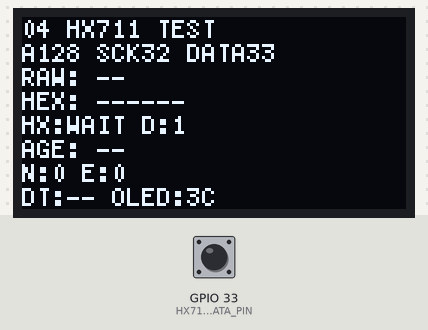
Simulated run of this sketch. Board: ESP32. Shown: 128×64 one-colour display. Inputs (shaded band) come from the test bench; at power-on: GPIO 33 (HX711_DATA_PIN) HIGH. What the sketch prints to the serial monitor is not drawn.

Above: at 0.1 s.
1.7 s: GPIO 33 (HX711_DATA_PIN) pulled LOW for 1 s
At 3.6 s:
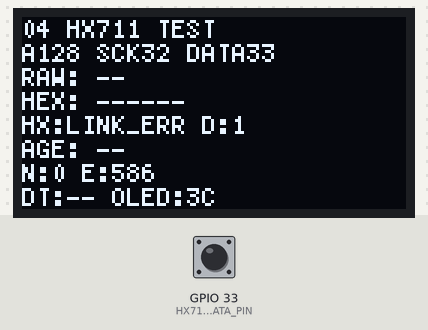
4.2 s: GPIO 33 (HX711_DATA_PIN) pulled LOW for 0.15 s
At 4.65 s:
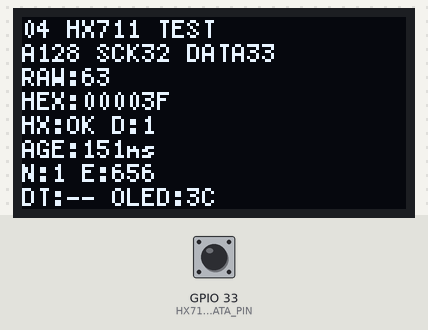
4.9 s: GPIO 33 (HX711_DATA_PIN) pulled LOW for 0.15 s
At 5.15 s:
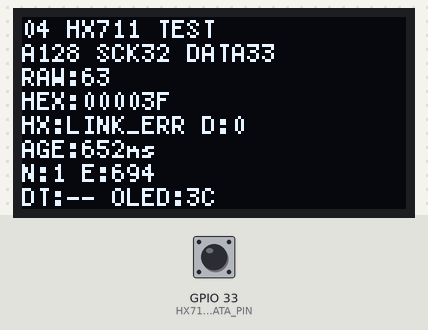
5.6 s: GPIO 33 (HX711_DATA_PIN) pulled LOW for 1 s
At 6.15 s:
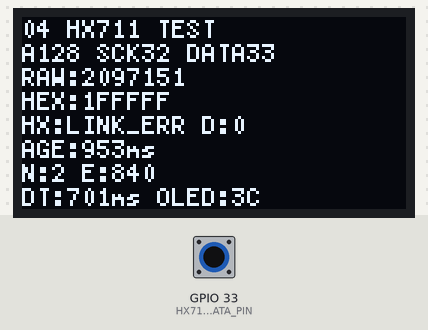
7.2 s: GPIO 33 (HX711_DATA_PIN) pulled LOW for 0.15 s
At 7.66 s:
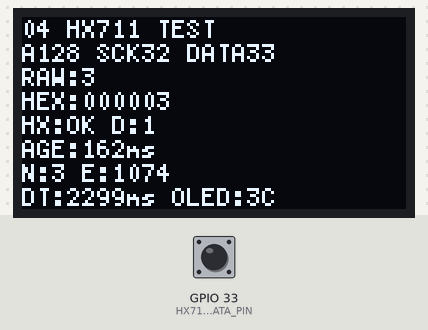
7.9 s: GPIO 33 (HX711_DATA_PIN) pulled LOW for 3.2 s
At 8.16 s:
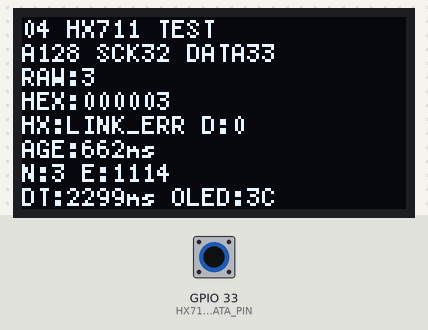
Timing chart, 0 to 10.9 s (numbered marks = the images above; inputs shaded):
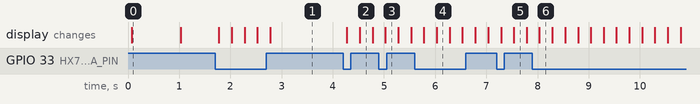

Measured:
- after the input at 1.7 s, the display: first changes after 0.08 s (image 1 shows a later state)
- after the input at 4.2 s, the display: first changes after 0.08 s (image 2 shows a later state)
- after the input at 4.9 s, the display: changes after 0.13 s (image 3)
- after the input at 5.6 s, the display: first changes after 0.18 s (image 4 shows a later state)
- after the input at 7.9 s, the display: changes after 0.14 s (image 6)
- what the display in image 0 shows lasts 0.9 s, from 0.1 s to 1.0 s

The sketch:

04-HX711-test.ino
```cpp
// 04-HX711-test.ino：只使用 HX711 與 OLED 的簡易接線測試程式，不是正式衝擊量測程式。
// 本版 HX711 SCK 接 GPIO32、DATA 接 GPIO33，與第三版的兩腳設定相反，切換版本前必須斷電核對。
// HX711 VIN 與 VIO 都接同一個 ESP32 3V3，GND 共地；荷重元使用 E+、E-、A+、A-。
// OLED 沿用已正常顯示的 SH1106 一百二十八乘六十四設定，VCC 接 3V3、GND 共地。
// OLED SDA 接 GPIO21、SCK 即 SCL 接 GPIO22，位址自動搜尋十六進位 0x3C 或 0x3D。
// 本版不啟用 ADXL375、Tracker Sensor、繼電器、電磁鐵或無線通訊。
// 顯示有正負號的二十四位元原始計數，不去皮、不濾波、不換算公斤或牛頓，也不掩蓋滿量程。
// 採資料就緒才讀取的有界時序，每次固定二十五個脈衝，下一筆維持Ａ通道增益一百二十八。
// 讀取脈衝高低各保留兩微秒；開機只重置一次，不在故障時反覆自動重置。
// 編譯、燒錄及實際接回 HX711 後的驗證狀態請見 README 與交接紀錄，不以編譯成功代替實測。

#include <Arduino.h> // 載入 ESP32 的 Arduino 基本型別、腳位與計時功能。
#include <Wire.h> // 載入 OLED 使用的硬體 I²C 功能。
#include <U8g2lib.h> // 載入 SH1106 OLED 字型與完整畫面緩衝功能。

const uint8_t HX711_SCK_PIN = 32; // 依本次實際接法將 HX711 SCK 設為 GPIO32。
const uint8_t HX711_DATA_PIN = 33; // 依本次實際接法將 HX711 DATA 設為 GPIO33。
const uint8_t OLED_SDA_PIN = 21; // 沿用 OLED SDA 接 GPIO21。
const uint8_t OLED_SCL_PIN = 22; // 沿用 OLED SCK 即 SCL 接 GPIO22。
const uint32_t I2C_CLOCK_HZ = 100000; // 沿用已正常顯示的一百千赫 I²C 時脈。
const uint32_t HX711_TIMEOUT_MS = 1000; // 一秒內沒有首筆資料或最近資料超時即提出警示。
const uint32_t SCREEN_INTERVAL_MS = 250; // 每二百五十毫秒更新 OLED，不保證保留每一筆轉換。
const uint32_t SERIAL_INTERVAL_MS = 1000; // 每秒輸出一次同樣的診斷資訊。
const uint32_t OLED_RETRY_MS = 3000; // OLED 未連線時每三秒重試初始化。

U8G2_SH1106_128X64_NONAME_F_HW_I2C oled(U8G2_R0, U8X8_PIN_NONE, OLED_SCL_PIN, OLED_SDA_PIN); // 沿用 SH1106 方向與硬體 I²C。
portMUX_TYPE hx711_mux = portMUX_INITIALIZER_UNLOCKED; // 保護短暫 HX711 時脈，避免本核心中斷拉長高電位。
uint8_t oled_address = 0; // 保存找到的 OLED 七位元位址，零代表尚未找到。
bool hx711_seen = false; // 記錄是否取得過讀後 DATA 回高的完整資料框。
bool last_frame_ok = true; // 保存最近一次資料框的讀後 DATA 檢查結果，不代表荷重元已校正。
uint32_t hx711_bits = 0; // 保存最近一筆通過資料框檢查的二十四位元原始位元。
int32_t hx711_raw = 0; // 保存最近一筆有正負號的原始計數。
uint32_t received_count = 0; // 累計通過資料框檢查的筆數，包含滿量程資料。
uint32_t frame_error_count = 0; // 累計讀後 DATA 未回高的資料框錯誤次數。
uint32_t hx711_start_ms = 0; // 保存開機重置後的起始時間，供首筆等待逾時判斷。
uint32_t last_hx711_ms = 0; // 保存最近一次通過資料框檢查的接收時間。
uint32_t last_interval_ms = 0; // 保存最近兩次通過資料框檢查的接收時間差。
uint32_t last_screen_ms = 0; // 保存 OLED 上次更新的排程時間。
uint32_t last_serial_ms = 0; // 保存序列埠上次更新的排程時間。
uint32_t last_oled_retry_ms = 0; // 保存 OLED 上次重新搜尋的時間。

int32_t decodeHx711(uint32_t bits); // 宣告二十四位元補數轉換函式，與實際接線無關。
bool i2cResponds(uint8_t address); // 宣告檢查指定 I²C 位址是否回應的函式。
void initializeOled(); // 宣告沿用 SH1106 設定的 OLED 初始化函式。
void pollHx711(); // 宣告不等待 DATA 就緒的 HX711 輪詢函式。
const char *hx711Status(); // 宣告產生首筆等待、逾時、框錯誤及滿量程狀態的函式。
void updateOled(); // 宣告更新八行診斷資料的函式。
void printDiagnostics(); // 宣告輸出原始值及接收統計的函式。

void setup() { // 開機時只執行一次初始化。
  pinMode(HX711_DATA_PIN, INPUT_PULLUP); // 以弱上拉讓斷開 DATA 時保持未就緒，不能用來代替 VIO 供電。
  digitalWrite(HX711_SCK_PIN, LOW); // 先設定時脈輸出暫存值為低，避免切成輸出時產生多餘高電位。
  pinMode(HX711_SCK_PIN, OUTPUT); // GPIO32 只作為 HX711 時脈輸出。
  Serial.begin(115200); // 沿用每秒十一萬五千二百位元的序列埠速率。
  portENTER_CRITICAL(&hx711_mux); // 保護這次刻意執行的上電重置脈衝。
  digitalWrite(HX711_SCK_PIN, HIGH); // 將 HX711 時脈拉高以開始一次性的重置程序。
  delayMicroseconds(80); // 刻意超過六十微秒，讓 HX711 進入斷電狀態再重新啟動。
  digitalWrite(HX711_SCK_PIN, LOW); // 恢復低電位後重置，預設為Ａ通道增益一百二十八。
  portEXIT_CRITICAL(&hx711_mux); // 立即恢復本核心中斷與排程。
  hx711_start_ms = millis(); // 首筆資料可能需要約四百毫秒穩定，不阻塞等待。
  Wire.begin(OLED_SDA_PIN, OLED_SCL_PIN); // 在 GPIO21 與 GPIO22 啟動 OLED 匯流排。
  Wire.setClock(I2C_CLOCK_HZ); // 使用既有 OLED 已正常工作的匯流排速度。
  Wire.setTimeOut(25); // 限制單次 I²C 通訊等待，避免 OLED 斷線時長期阻塞。
  initializeOled(); // 搜尋常用位址並送出 SH1106 初始化指令。
  Serial.println("\n=== 04-HX711-test HX711 OLED 簡易測試程式 ==="); // 印出可辨識第四版的啟動標題。
  Serial.println("HX711 SCK=GPIO32 DATA=GPIO33 A128；OLED SH1106 SDA=21 SCL=22。"); // 明確印出與第三版相反的 HX711 接腳。
  Serial.println("VIN、VIO 均須為同一個 3V3；未校正，不代表公斤或牛頓，接回感測器後仍待實測。"); // 提醒供電與量測限制。
  pollHx711(); // 如果首筆已就緒便讀取，否則留待主迴圈處理。
  updateOled(); // 顯示第一頁資料或首筆等待狀態。
  printDiagnostics(); // 輸出第一筆診斷資料，無 OLED 時也可排查。
} // 結束開機初始化。

void loop() { // 持續讀取 HX711，不啟動其他感測器。
  pollHx711(); // 每輪檢查資料是否就緒，不使用無期限等待迴圈。
  const uint32_t now_ms = millis(); // 取得本輪排程時間，使用無號差值處理計時溢位。
  if (oled_address == 0 && now_ms - last_oled_retry_ms >= OLED_RETRY_MS) { // OLED 缺席時定期重新搜尋。
    last_oled_retry_ms = now_ms; // 記錄本次搜尋時間。
    initializeOled(); // 嘗試恢復顯示但不重置 HX711。
  } // 結束 OLED 重試判斷。
  if (now_ms - last_screen_ms >= SCREEN_INTERVAL_MS) { // 到達顯示更新間隔時更新畫面。
    last_screen_ms = now_ms; // 記錄本次顯示排程時間。
    updateOled(); // 將最近資料、狀態與計數畫在八行畫面。
  } // 結束顯示排程。
  if (now_ms - last_serial_ms >= SERIAL_INTERVAL_MS) { // 每秒輸出一次診斷快照。
    last_serial_ms = now_ms; // 記錄本次輸出排程時間。
    printDiagnostics(); // 輸出原始位元、接收數及資料年齡。
  } // 結束序列埠輸出排程。
  delay(1); // 讓系統排程器有機會工作，不以忙碌等待阻塞。
} // 結束主迴圈。

int32_t decodeHx711(uint32_t bits) { // 將二十四位元二補數轉成有正負號的三十二位元整數。
  bits &= 0x00FFFFFFUL; // 只保留有效二十四位元，避免高位元干擾。
  return static_cast<int32_t>(bits) - ((bits & 0x00800000UL) != 0 ? 16777216L : 0L); // 負數減去二的二十四次方，避免無號轉負數的實作差異。
} // 結束補數轉換。

bool i2cResponds(uint8_t address) { // 只檢查 OLED 候選位址，不初始化其他 I²C 感測器。
  Wire.beginTransmission(address); // 對指定七位元位址開始通訊。
  return Wire.endTransmission() == 0; // 收到確認回應才視為目前有裝置。
} // 結束位址回應檢查。

void initializeOled() { // 搜尋十六進位 0x3C 或 0x3D 後初始化既有 OLED。
  oled_address = i2cResponds(0x3C) ? 0x3C : (i2cResponds(0x3D) ? 0x3D : 0); // 沿用先前已成功的候選位址順序。
  if (oled_address == 0) { // OLED 不在匯流排時不妨礙 HX711 診斷。
    Serial.println("[OLED] 未找到 0x3C/0x3D，保留序列埠診斷並每三秒重試。"); // 明確回報顯示器缺席。
    return; // 不對不存在的顯示器送初始化資料。
  } // 結束 OLED 缺席處理。
  oled.setI2CAddress(oled_address << 1); // U8g2 要求將七位元位址左移一位。
  oled.setBusClock(I2C_CLOCK_HZ); // 保持已確認的匯流排速度。
  oled.begin(); // 送出 SH1106 初始化命令，但此呼叫不能驗證實際畫面。
  oled.setPowerSave(0); // 明確開啟面板顯示。
  oled.setContrast(255); // 沿用既有正常畫面的對比設定。
  oled.setFont(u8g2_font_5x7_tr); // 沿用七像素高字型，八行各占八像素。
  oled.setFontPosBaseline(); // 使用基線座標定位文字。
  Wire.setTimeOut(25); // 在 U8g2 初始化後維持 I²C 逾時設定。
  Serial.printf("[OLED] ACK=0x%02X SH1106 128x64；第四版畫面仍待目視確認。\n", oled_address); // 不把位址回應當作畫面成功。
} // 結束 OLED 初始化。

void pollHx711() { // 只在 DATA 已低時讀一筆，不等待感測器轉換完成。
  if (digitalRead(HX711_DATA_PIN) != LOW) return; // 未就緒或 DATA 未接時立即返回。
  uint32_t bits = 0; // 建立本輪二十四位元資料容器。
  bool returned_high = false; // 記錄第二十五個脈衝後 DATA 是否回高。
  portENTER_CRITICAL(&hx711_mux); // 只在固定長度脈衝期間避免本核心中斷拉長時脈。
  const bool ready = digitalRead(HX711_DATA_PIN) == LOW; // 在保護區內再次確認資料就緒。
  if (ready) { // DATA 仍為低才進行完整讀取。
    delayMicroseconds(2); // 保留 DATA 下降到第一個時脈上升的間隔。
    for (uint8_t bit = 0; bit < 24; ++bit) { // 固定讀取二十四位元，由最高位元開始。
      digitalWrite(HX711_SCK_PIN, HIGH); // 送出一個資料位元的上升緣。
      delayMicroseconds(2); // 等待 HX711 更新輸出，維持明確的高電位時間。
      bits = (bits << 1) | (digitalRead(HX711_DATA_PIN) == HIGH ? 1UL : 0UL); // 依序收進一個資料位元。
      digitalWrite(HX711_SCK_PIN, LOW); // 每一位元立即將時脈拉低。
      delayMicroseconds(2); // 保留明確的低電位時間。
    } // 結束二十四個資料脈衝。
    digitalWrite(HX711_SCK_PIN, HIGH); // 第二十五個脈衝選擇下一筆為Ａ通道增益一百二十八。
    delayMicroseconds(2); // 增益脈衝也保留兩微秒高電位，不省略延遲。
    digitalWrite(HX711_SCK_PIN, LOW); // 保持空閒時脈為低，避免誤進入斷電模式。
    delayMicroseconds(2); // 保留低電位時間後再核對 DATA。
    returned_high = digitalRead(HX711_DATA_PIN) == HIGH; // 檢查資料表規定的讀後 DATA 回高。
  } // 結束固定長度讀取。
  portEXIT_CRITICAL(&hx711_mux); // 無論是否就緒都立即離開保護區。
  if (!ready) return; // 就緒狀態已改變時不計入任何新資料。
  last_frame_ok = returned_high; // 保存最近一次資料框握手結果。
  if (!returned_high) { // DATA 未回高可能是卡低、錯接或供電不完整。
    ++frame_error_count; // 累計資料框錯誤但不將全零或錯框當作有效計數。
    return; // 不覆寫上次原始值與接收時間。
  } // 結束資料框錯誤處理。
  const uint32_t received_ms = millis(); // 在脈衝完成後記錄本筆接收時間。
  if (hx711_seen) last_interval_ms = received_ms - last_hx711_ms; // 第二筆起記錄實際接收間隔，不宣稱等於晶片精準取樣率。
  hx711_bits = bits; // 保存通過框檢查的原始位元，滿量程仍如實保留。
  hx711_raw = decodeHx711(bits); // 使用有界補數轉換，保留真正的正負極限。
  last_hx711_ms = received_ms; // 更新最近接收時間以計算資料年齡。
  hx711_seen = true; // 標記已有資料，但不代表荷重元類比接法正確。
  ++received_count; // 增加通過框檢查的接收筆數。
} // 結束 HX711 輪詢。

const char *hx711Status() { // 依握手、首筆等待、資料年齡與滿量程產生狀態。
  if (!last_frame_ok) return "LINK_ERR"; // 最近一次讀後 DATA 未回高時優先標示連線資料框異常。
  if (!hx711_seen) return millis() - hx711_start_ms >= HX711_TIMEOUT_MS ? "TIMEOUT" : "WAIT"; // 首筆超過一秒未到就明確報逾時。
  if (millis() - last_hx711_ms >= HX711_TIMEOUT_MS) return "STALE"; // 有過資料但超過一秒未更新時保留快取並標記過期。
  if (hx711_raw == -8388608L || hx711_raw == 8388607L) return "SAT"; // 正負滿量程均標示飽和，不以濾波掩蓋。
  return "OK"; // 僅表示近期收到未滿量程且握手通過的框，不表示校正或電氣驗證完成。
} // 結束 HX711 狀態判斷。

void updateOled() { // 將 HX711 專用診斷排成與既有 OLED 相容的八行。
  if (oled_address == 0) return; // 沒有 OLED 時仍繼續讀值與序列輸出。
  if (!i2cResponds(oled_address)) { // 每次更新前先檢查 OLED 是否還有回應。
    oled_address = 0; // 標記失聯，由主迴圈安排重試。
    return; // 本次不送出顯示緩衝。
  } // 結束 OLED 斷線處理。
  oled.clearBuffer(); // 清除上一頁，避免數字長度變短時殘留。
  oled.setCursor(0, 7); // 定位第一行基線。
  oled.print("04 HX711 TEST"); // 顯示第四版簡易測試標題。
  oled.setCursor(0, 15); // 定位第二行基線。
  oled.print("A128 SCK32 DATA33"); // 顯示本版實際讀取接腳以避免與第三版混用。
  oled.setCursor(0, 23); // 定位第三行基線。
  if (hx711_seen) oled.printf("RAW:%ld", static_cast<long>(hx711_raw)); else oled.print("RAW: --"); // 顯示有正負號的計數，不以零代替未收到資料。
  oled.setCursor(0, 31); // 定位第四行基線。
  if (hx711_seen) oled.printf("HEX:%06lX", static_cast<unsigned long>(hx711_bits)); else oled.print("HEX: ------"); // 顯示六位十六進位原始位元供排查。
  oled.setCursor(0, 39); // 定位第五行基線。
  oled.printf("HX:%s D:%d", hx711Status(), digitalRead(HX711_DATA_PIN)); // 顯示狀態及此刻 DATA 數位電位。
  oled.setCursor(0, 47); // 定位第六行基線。
  if (hx711_seen) oled.printf("AGE:%lums", static_cast<unsigned long>(millis() - last_hx711_ms)); else oled.print("AGE: --"); // 顯示最近有效框距今多久，舊值不冒充即時值。
  oled.setCursor(0, 55); // 定位第七行基線。
  oled.printf("N:%lu E:%lu", static_cast<unsigned long>(received_count), static_cast<unsigned long>(frame_error_count)); // 顯示接收框數與錯框數，最大各十位時仍能放入畫面。
  oled.setCursor(0, 63); // 定位第八行基線。
  if (received_count >= 2) oled.printf("DT:%lums OLED:%02X", static_cast<unsigned long>(last_interval_ms), oled_address); else oled.printf("DT:-- OLED:%02X", oled_address); // 顯示最近接收間隔及 OLED 位址。
  oled.sendBuffer(); // 送出完整畫面，這段通訊會影響輪詢間隔，不能當正式高速擷取。
} // 結束 OLED 更新。

void printDiagnostics() { // 將同一組診斷資料輸出至序列埠以利記錄。
  Serial.printf("[HX711] t=%lu SCK=32 DATA=33 A128 ", static_cast<unsigned long>(millis())); // 印出時間與第四版接腳配置。
  if (hx711_seen) Serial.printf("RAW=%ld HEX=%06lX AGE=%lums ", static_cast<long>(hx711_raw), static_cast<unsigned long>(hx711_bits), static_cast<unsigned long>(millis() - last_hx711_ms)); else Serial.print("RAW=-- HEX=------ AGE=-- "); // 未有資料時明確標為缺值。
  Serial.printf("[%s] DOUT=%d RX=%lu ERR=%lu DT=%lums OLED=0x%02X\n", hx711Status(), digitalRead(HX711_DATA_PIN), static_cast<unsigned long>(received_count), static_cast<unsigned long>(frame_error_count), static_cast<unsigned long>(last_interval_ms), oled_address); // 印出握手狀態、框計數與間隔。
} // 結束序列埠診斷輸出。
```
